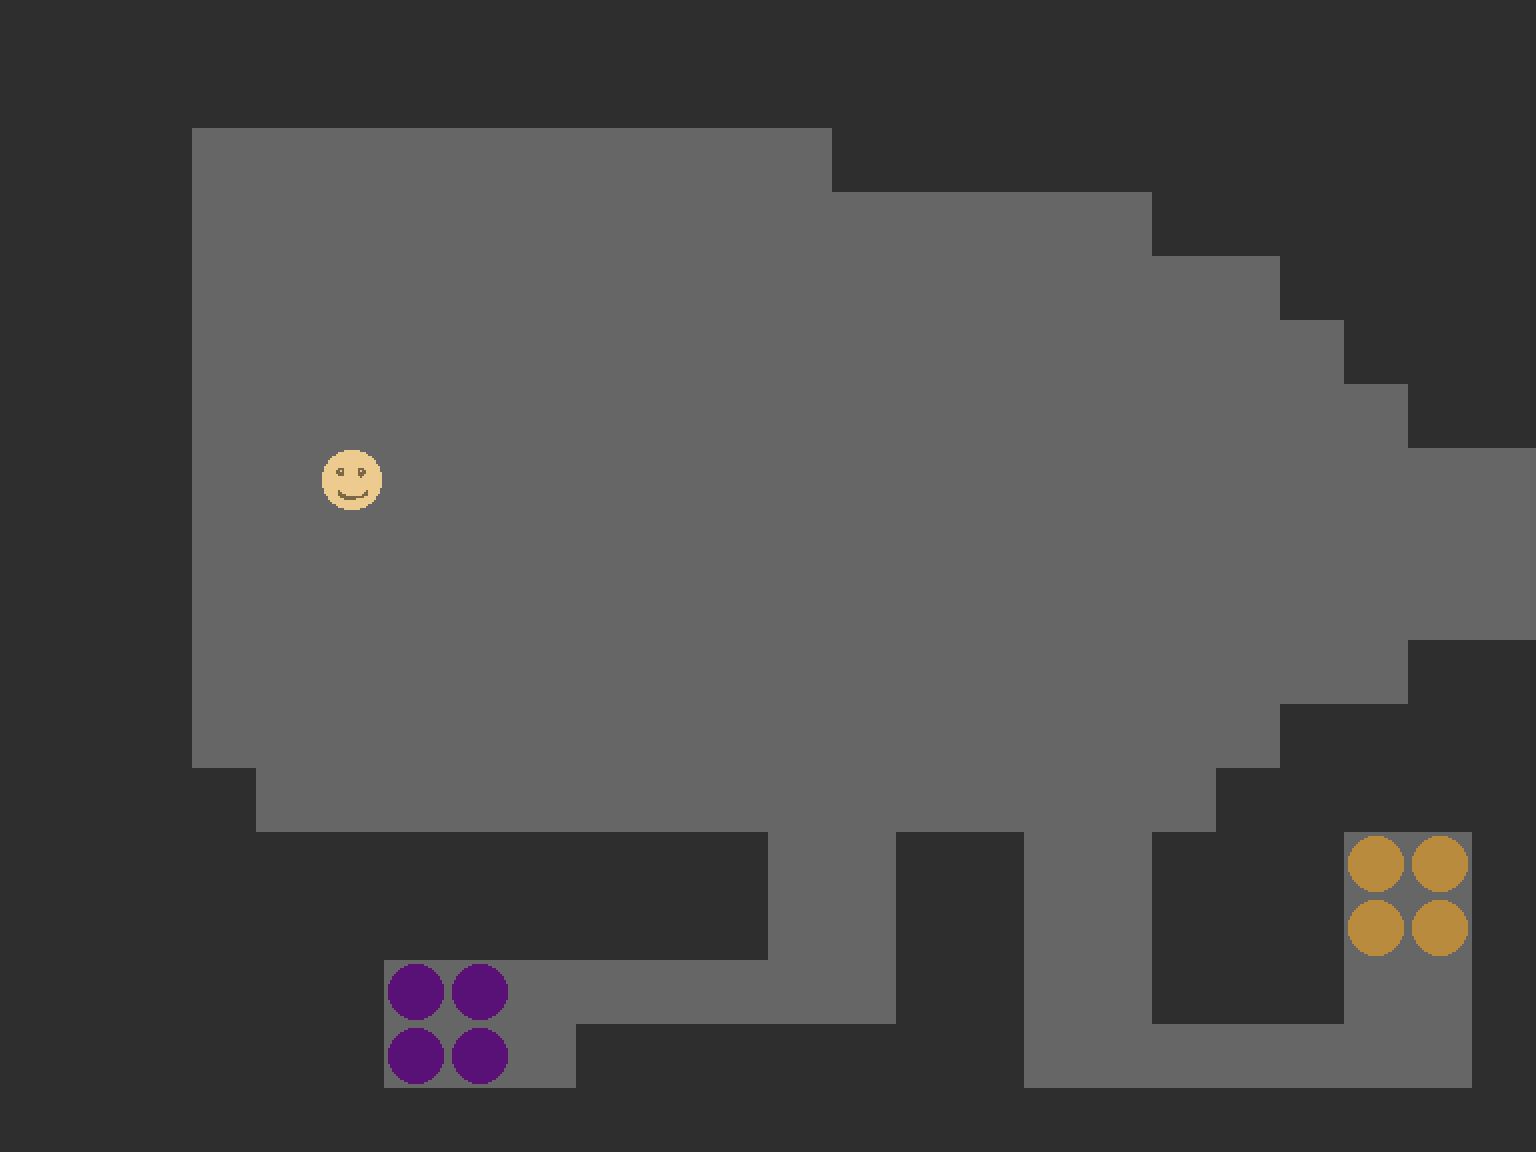

Rendered tile map (Tiled .tmx) drawn with the repository's tilesets; below, a short description and the map source with its tile grids summarised:
An orthogonal 24x18 tile map with 64x64 px tiles, 2 tile layers (bg, fg).

<map version="1.0" orientation="orthogonal" renderorder="left-down" width="24" height="18" tilewidth="64" tileheight="64" nextobjectid="1">
 <tileset firstgid="1" source="tilset.tsx" />
 <layer name="bg" width="24" height="18">
  <data>[432 cells, 432 non-empty, 2 distinct tile ids]</data>
 </layer>
 <layer name="fg" width="24" height="18">
  <data>[432 cells, 9 non-empty, 3 distinct tile ids]</data>
 </layer>
</map>
